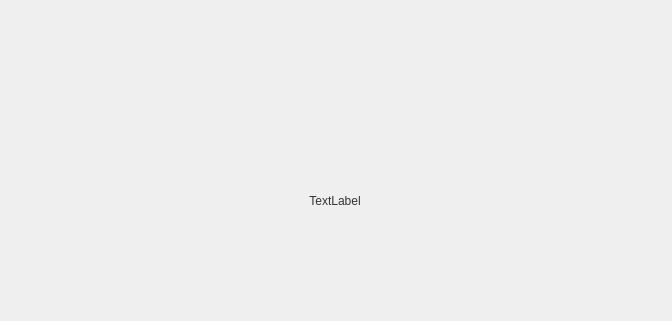
<?xml version="1.0" encoding="UTF-8"?>
<ui version="4.0">
 <class>BlankDefaultWidget</class>
 <widget class="QWidget" name="BlankDefaultWidget">
  <property name="geometry">
   <rect>
    <x>0</x>
    <y>0</y>
    <width>672</width>
    <height>321</height>
   </rect>
  </property>
  <property name="windowTitle">
   <string>Form</string>
  </property>
  <layout class="QVBoxLayout" name="verticalLayout_2" stretch="1,6,1">
   <property name="spacing">
    <number>0</number>
   </property>
   <property name="leftMargin">
    <number>0</number>
   </property>
   <property name="topMargin">
    <number>0</number>
   </property>
   <property name="rightMargin">
    <number>0</number>
   </property>
   <property name="bottomMargin">
    <number>0</number>
   </property>
   <item>
    <spacer name="verticalSpacer_2">
     <property name="orientation">
      <enum>Qt::Vertical</enum>
     </property>
     <property name="sizeType">
      <enum>QSizePolicy::Preferred</enum>
     </property>
     <property name="sizeHint" stdset="0">
      <size>
       <width>20</width>
       <height>40</height>
      </size>
     </property>
    </spacer>
   </item>
   <item>
    <layout class="QVBoxLayout" name="verticalLayout">
     <property name="spacing">
      <number>0</number>
     </property>
     <item>
      <layout class="QHBoxLayout" name="horizontalLayout" stretch="1,1,1">
       <property name="spacing">
        <number>0</number>
       </property>
       <property name="topMargin">
        <number>0</number>
       </property>
       <item>
        <spacer name="horizontalSpacer">
         <property name="orientation">
          <enum>Qt::Horizontal</enum>
         </property>
         <property name="sizeHint" stdset="0">
          <size>
           <width>40</width>
           <height>20</height>
          </size>
         </property>
        </spacer>
       </item>
       <item>
        <widget class="QLabel" name="label_pic">
         <property name="minimumSize">
          <size>
           <width>73</width>
           <height>81</height>
          </size>
         </property>
         <property name="maximumSize">
          <size>
           <width>73</width>
           <height>81</height>
          </size>
         </property>
         <property name="text">
          <string/>
         </property>
        </widget>
       </item>
       <item>
        <spacer name="horizontalSpacer_2">
         <property name="orientation">
          <enum>Qt::Horizontal</enum>
         </property>
         <property name="sizeHint" stdset="0">
          <size>
           <width>40</width>
           <height>20</height>
          </size>
         </property>
        </spacer>
       </item>
      </layout>
     </item>
     <item>
      <widget class="QLabel" name="label_tip">
       <property name="minimumSize">
        <size>
         <width>670</width>
         <height>20</height>
        </size>
       </property>
       <property name="maximumSize">
        <size>
         <width>670</width>
         <height>20</height>
        </size>
       </property>
       <property name="styleSheet">
        <string notr="true">QLabel{color: rgb(51, 51, 51);font: 14px &quot;微软雅黑 Light&quot;;}

</string>
       </property>
       <property name="text">
        <string>TextLabel</string>
       </property>
       <property name="alignment">
        <set>Qt::AlignCenter</set>
       </property>
      </widget>
     </item>
    </layout>
   </item>
   <item>
    <spacer name="verticalSpacer">
     <property name="orientation">
      <enum>Qt::Vertical</enum>
     </property>
     <property name="sizeType">
      <enum>QSizePolicy::Preferred</enum>
     </property>
     <property name="sizeHint" stdset="0">
      <size>
       <width>20</width>
       <height>40</height>
      </size>
     </property>
    </spacer>
   </item>
  </layout>
 </widget>
 <resources/>
 <connections/>
</ui>
